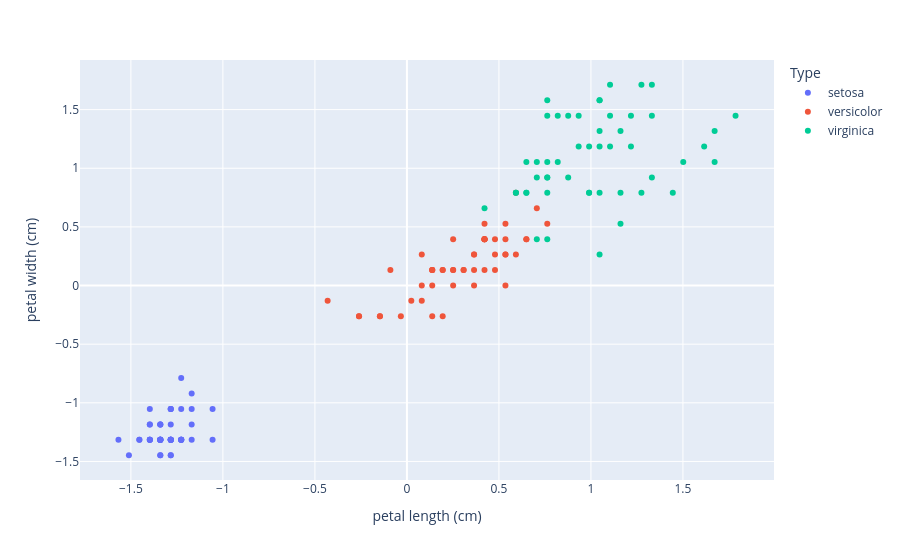

This figure's notebook cell:
### Code cell
df_plot = pd.DataFrame({'petal length (cm)': X[:,2], 'petal width (cm)':X[:,3], "Type": iris.target_names[y]})
px.scatter(df_plot, x = 'petal length (cm)', y= 'petal width (cm)', color="Type")
